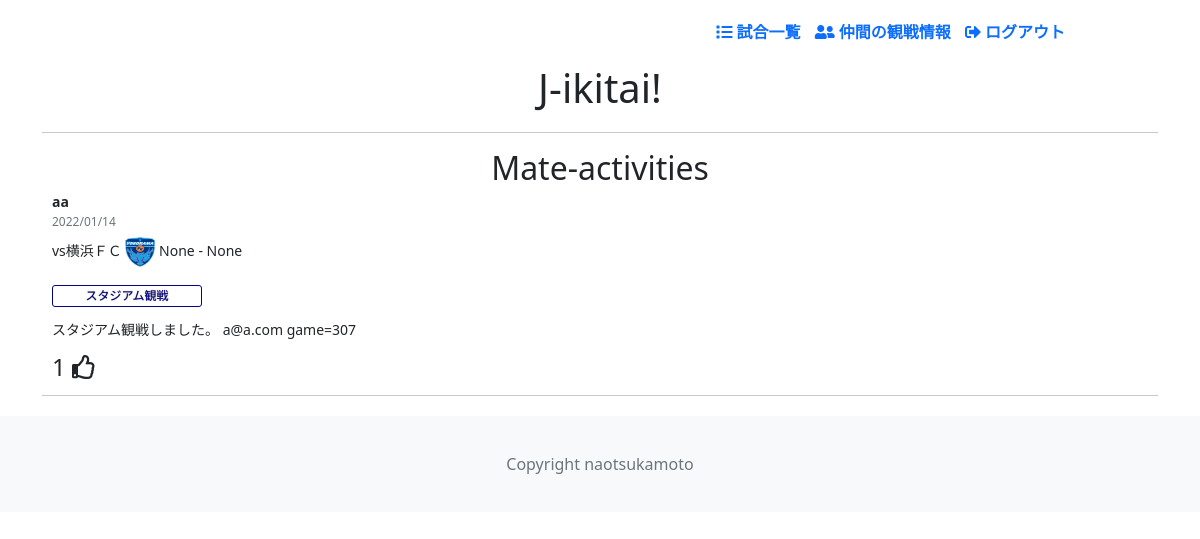
Page /mates-activities (signed in) on the earlier database version.
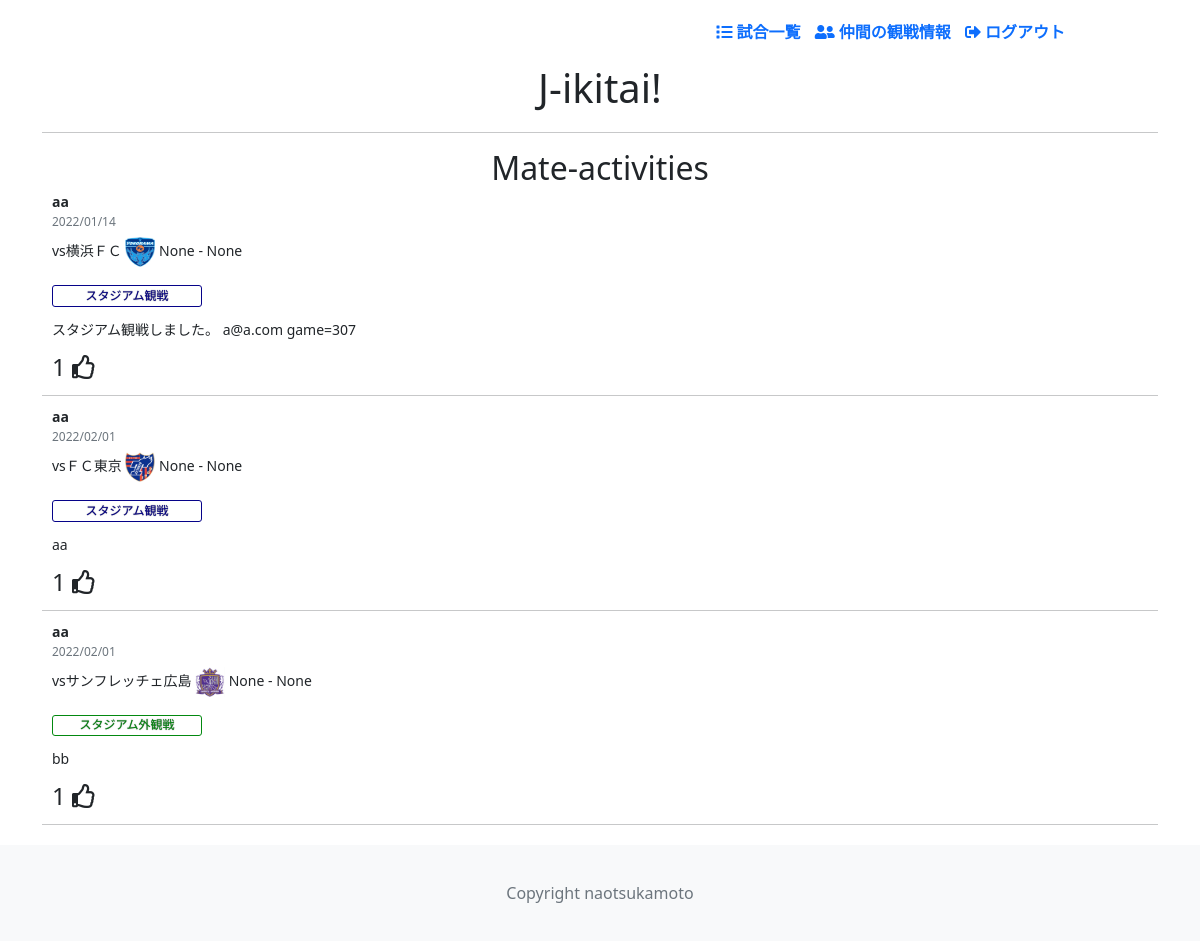
Same page on the later database version.
### models/models.py (models this page shows, shortened)
class UserWatchingLog(Base):
    __tablename__ = "user_watching_logs"
    id = Column(Integer, primary_key = True)
    user_id = Column(Integer, ForeignKey("users.id"),nullable = False)
    game_id = Column(Integer, ForeignKey("games.id"),nullable = False)
    status = Column(Integer)
    comment = Column(Text)
    created_at = Column(DateTime, default = datetime.now())
    updated_at = Column(DateTime)
    likes = relationship("Like",backref="user_watching_log")

class User(Base):
    __tablename__ = "users"
    id = Column(Integer,primary_key = True)
    email = Column(String(128),unique = True, nullable = False)
    hashed_password = Column(String(128),unique = True, nullable = False)
    nickname = Column(String(128),unique = True)
    favo_teams_id = Column(Integer,ForeignKey("teams.id"),nullable = False)
    session_time = Column(DateTime)
    status = Column(Integer)
    created_at = Column(DateTime,default = datetime.now())
    updated_at = Column(DateTime)
    teams = relationship("Team", backref="user")
    user_watching_logs = relationship("UserWatchingLog", backref="user")
    likes = relationship("Like", backref="user")

class Team(Base):
    __tablename__ = "teams"
    id = Column(Integer,primary_key = True)
    season = Column(Integer)
    team_name = Column(String(128),unique = True)
    created_at = Column(DateTime,default = datetime.now())

class Game(Base):
    __tablename__ = "games"
    id = Column(Integer,primary_key = True)
    game_date = Column(DateTime)
    home_team_id = Column(Integer,ForeignKey("teams.id"),nullable = False)
    away_team_id = Column(Integer,ForeignKey("teams.id"),nullable = False)
    home_team_score = Column(Integer)
    away_team_score = Column(Integer)
    created_at = Column(DateTime,default = datetime.now())
    user_watching_logs = relationship("UserWatchingLog",backref="game")

### app/app.py (the view)
@app.route("/mates-activities",methods=["get"])
def activities():
    if "email" in session:
        own_user_id = User.query.filter_by(email=session["email"]).first().id
        logs = db_session.query(UserWatchingLog,User,Game).\
        join(User,User.id == UserWatchingLog.user_id).\
        join(Game,Game.id == UserWatchingLog.game_id).\
        filter(not_(UserWatchingLog.user_id == own_user_id)).\
        distinct(UserWatchingLog.id).all()
        teams = Team.query.all()
        liked_list = []
        user_watching_logs = UserWatchingLog.query.all()
        for log in user_watching_logs:
            liked_list.append(log.id)
        return render_template("activities.html",logs=logs,teams=teams,liked_list=liked_list)
    else:
        status = "need_to_login"
        return redirect(url_for("index",status=status))

### app/templates/activities.html (shortened to what this page needs)
<!DOCTYPE html>
<head>
    <link rel=stylesheet type=text/css href="../static/main.css">
    <link href="https://cdn.jsdelivr.net/npm/bootstrap@5.0.0-beta1/dist/css/bootstrap.min.css" rel="stylesheet">
    <link rel ="stylesheet" href="https://cdnjs.cloudflare.com/ajax/libs/font-awesome/5.15.4/css/all.min.css">
</head>
<body>
    {% include "header.html" %}
    <h1>J-ikitai!</h1>
    <div class="container">
        <hr>
        <h2>Mate-activities</h2>
        <div>
            {% for log in logs %}
            <div class="log-box">
                <p class="fw-bold">{{log.User.nickname}}</p>
                <p class="fw-light text-muted font-mini">{{log.UserWatchingLog.created_at.strftime("%Y/%m/%d")}}</p>
                {% if log.User.favo_teams_id == log.Game.home_team_id %}
                    <p class="d-inline">
                        vs{{teams[log.Game.away_team_id-1].team_name}}
                        <img class="logo-mini d-inline" src="{{url_for('static',filename='images/' ~ teams[log.Game.away_team_id-1].team_name ~ '.png')}}">
                        {{log.Game.home_team_score}} - {{log.Game.away_team_score}}
                        <div class="status-mini">
                            {% if log.UserWatchingLog.status == 1 %}
                                <label class="status-label status-label-1-checked" for="status-1" id="status-1" checked="checked">スタジアム観戦</label>
                            {% endif %}
                        </div>
                    </p>
                {% else %}
                    <p>
                        vs{{teams[log.Game.home_team_id-1].team_name}}
                        <img class="logo-mini d-inline" src="{{url_for('static',filename='images/' ~ teams[log.Game.home_team_id-1].team_name ~ '.png')}}">
                        {{log.Game.away_team_score}} - {{log.Game.home_team_score}}
                    </p>
                    <div class="status-mini">
                        {% if log.UserWatchingLog.status == 1 %}
                            <label class="status-label status-label-1-checked" for="status-1" id="status-1" checked="checked">スタジアム観戦</label>
                        {% endif %}
                    </div>
                    <div class="status-mini">
                        {% if log.UserWatchingLog.status == 2 %}
                            <label class="status-label status-label-2-checked" for="status-2" id="status-2" checked="checked">スタジアム外観戦</label>
                        {% endif %}
                    </div>
                {% endif %}
                <p>{{log.UserWatchingLog.comment}}</p>
                <p class="like">
                    <a onclick="api_like({{log.UserWatchingLog.id}})">
                        <span id="like-{{log.UserWatchingLog.id}}">{{liked_list.count(log.UserWatchingLog.id)}}</span> <i class="far fa-thumbs-up" id="like-icon"></i>
                    </a>
                </p>
                <hr>
            </div>
            {% endfor %}
        </div>
    </div>
    <footer class="footer mt-auto py-3 bg-light">
        <div class="container">
          <span class="text-muted">Copyright naotsukamoto</span>
        </div>
    </footer>
</body>

Differences in the rows shown:
added UserWatchingLog: User.nickname "aa", UserWatchingLog.created_at "2022/02/01", team_name (picture), Game.away_team_score "None", Game.home_team_score "None", status "スタジアム観戦", UserWatchingLog.comment "aa", count "1"
now on this page (row unchanged): Team: team_name "ＦＣ東京"
added UserWatchingLog: User.nickname "aa", UserWatchingLog.created_at "2022/02/01", team_name (picture), Game.away_team_score "None", Game.home_team_score "None", status "スタジアム外観戦", UserWatchingLog.comment "bb", count "1"
now on this page (row unchanged): Team: team_name "サンフレッチェ広島"
